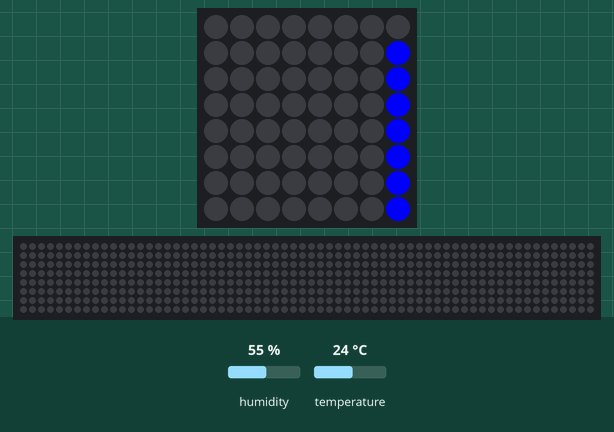
The program below on a simulated Raspberry Pi (BCM pin numbers) with a Sense HAT. Shown: the Sense HAT's 8×8 RGB LED matrix, a strip that is not on the board, showing the scrolling text unrolled. The test bench sets the inputs (shaded band); at power-on: humidity 55 %, temperature 24 °C. The 64×8 strip is a reading aid, not a part: it shows the text the matrix is scrolling, unrolled, one strip-width of it at a time.

Above: at 0.17 s.
At 9.33 s:
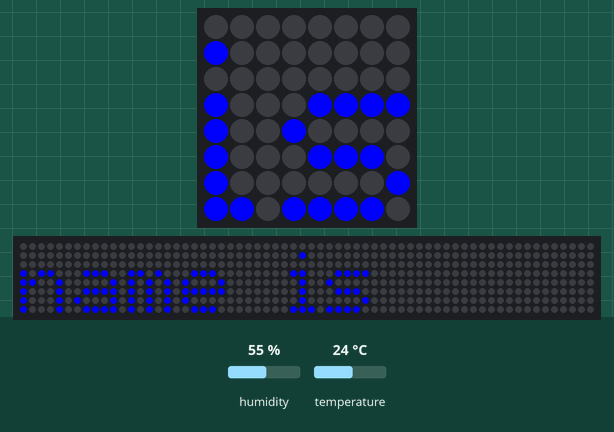
At 18.6 s:
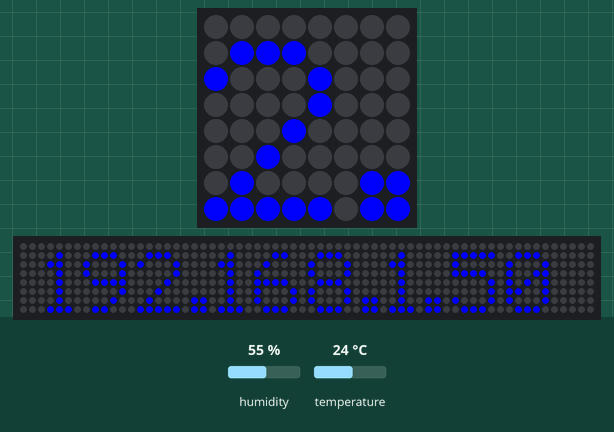
At 27.76 s:
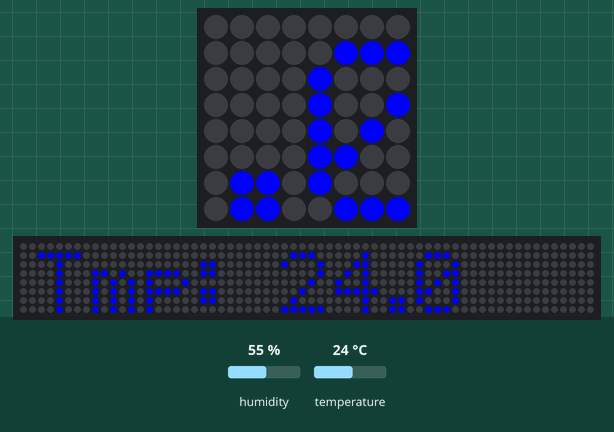
At 37.0 s:
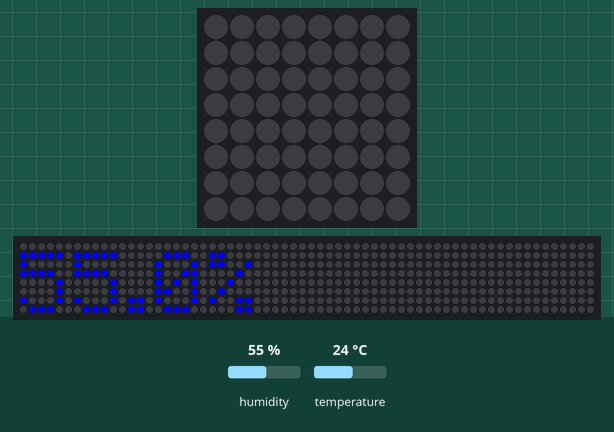
At 38.24 s:
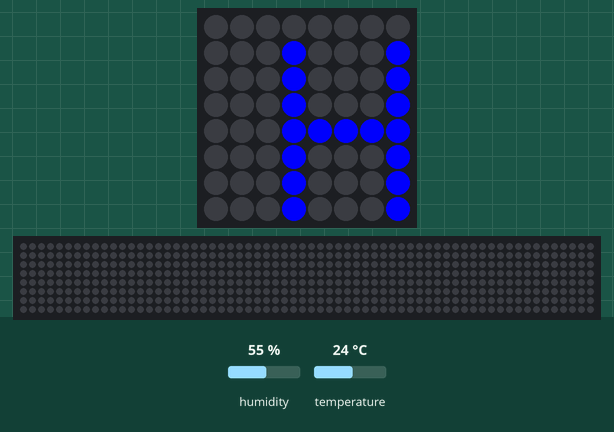

Measured:
- what the display in image 4 shows lasts 0.7 s, from 37.0 s to 37.7 s

The program:

text_scroll.py
```python
#!/usr/bin/python
from sense_hat import SenseHat
import socket

sense = SenseHat()
sense.set_rotation(180)
red = (255, 0, 0)
blue= (0, 0, 255)

hostname = socket.gethostname()
ip = socket.gethostbyname(hostname)

while True:
    sense.show_message("Hello, my name is "+ hostname + " " + ip + " Tmp: " + str(round(sense.get_temperature(),1))+ " C Hmdty: " + str(round(sense.get_humidity(),0)) + "% ", text_colour=blue)
```
